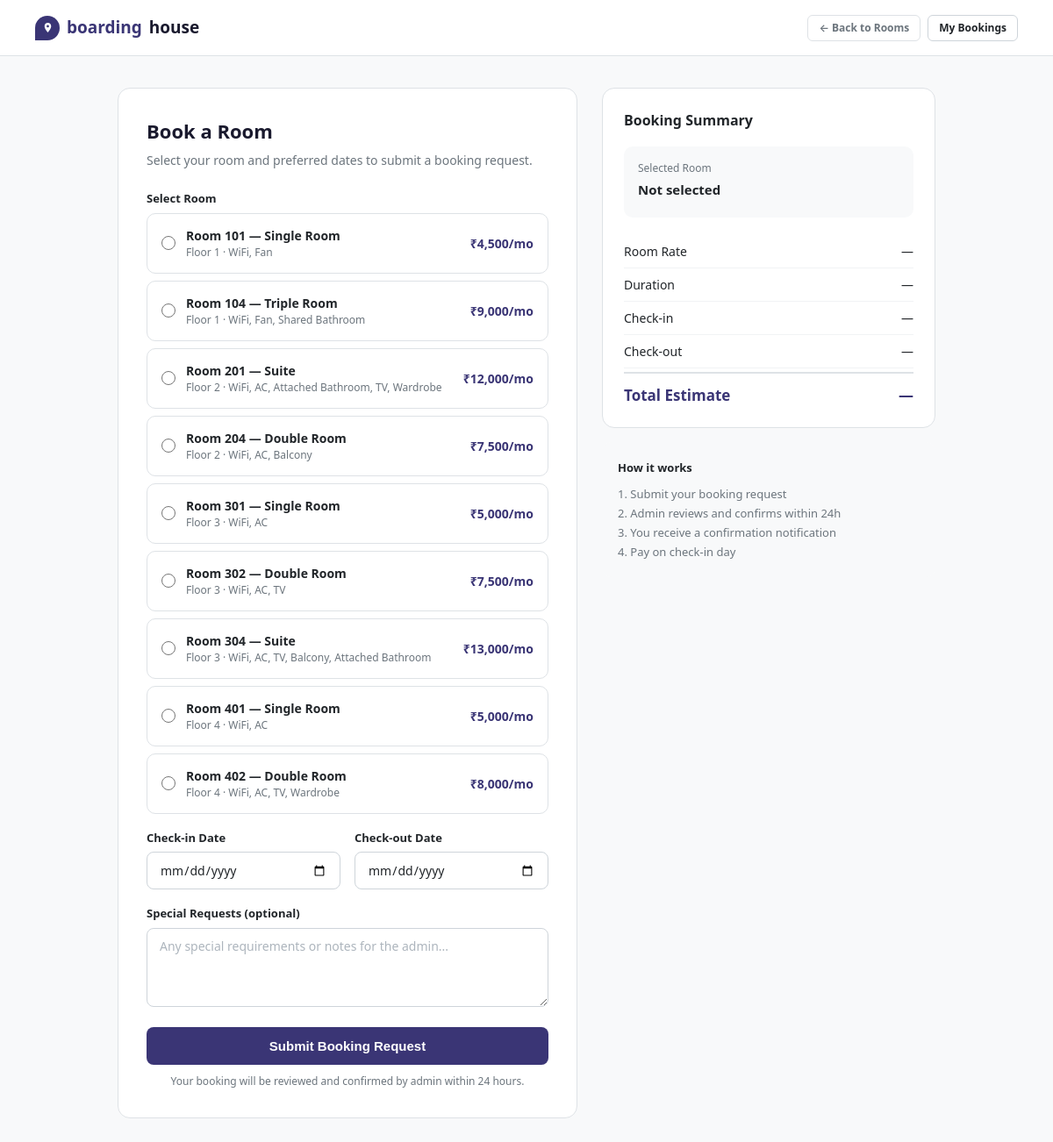
Page /book.php (signed in) on the committed database.
### tables this page shows
CREATE TABLE `rooms` (
  `id`          INT(11)       NOT NULL AUTO_INCREMENT,
  `room_number` VARCHAR(20)   NOT NULL UNIQUE,
  `room_type`   VARCHAR(60)   NOT NULL,
  `floor`       INT(3)        NOT NULL DEFAULT 1,
  `capacity`    INT(3)        NOT NULL DEFAULT 1,
  `price`       DECIMAL(10,2) NOT NULL,
  `amenities`   VARCHAR(300)  DEFAULT NULL,
  `description` TEXT          DEFAULT NULL,
  `status`      ENUM('available','reserved','occupied','maintenance')
                              NOT NULL DEFAULT 'available',
  `created_at`  DATETIME      NOT NULL DEFAULT CURRENT_TIMESTAMP,
  PRIMARY KEY (`id`)
);

### book.php (the view, shortened to what this page needs)
<?php
require_once 'db.php';
$room = null;
$error = ''; $success = '';
$allRooms = $pdo->query("SELECT * FROM rooms WHERE status='available' ORDER BY room_number")->fetchAll();
?>
<!DOCTYPE html>
<html lang="en">
<head>
<link rel="stylesheet" href="style.css">
</head>
<body>
<nav class="page-navbar">
  <a href="index.php" class="nav-logo">
    <div class="logo-pin"><svg viewBox="0 0 24 24"><path d="M12 2C8.13 2 5 5.13 5 9c0 5.25 7 13 7 13s7-7.75 7-13c0-3.87-3.13-7-7-7zm0 9.5c-1.38 0-2.5-1.12-2.5-2.5S10.62 6.5 12 6.5s2.5 1.12 2.5 2.5S13.38 11.5 12 11.5z"/></svg></div>
    <span style="color:var(--red)">boarding</span><span style="color:var(--navy)">house</span>
  </a>
  <div style="display:flex;gap:8px;">
    <a href="rooms.php" class="btn btn-ghost btn-sm">← Back to Rooms</a>
    <a href="my_bookings.php" class="btn btn-outline btn-sm">My Bookings</a>
  </div>
</nav>
<div class="book-page">
  <div class="book-form-card">
    <h1>Book a Room</h1>
    <p class="sub">Select your room and preferred dates to submit a booking request.</p>
    <?php if(!$success): ?>
    <form method="POST" id="bookForm">
      <div class="form-group">
        <label class="form-label">Select Room</label>
        <?php foreach($allRooms as $r): ?>
        <label class="room-select-card <?= ($room && $room['id']==$r['id']) ? 'selected' : '' ?>" onclick="selectRoom(this, <?= $r['price'] ?>, '<?= htmlspecialchars($r['room_number']) ?>', '<?= htmlspecialchars($r['room_type']) ?>')">
          <input type="radio" name="room_id" value="<?= $r['id'] ?>" <?= ($room && $room['id']==$r['id']) ? 'checked' : '' ?> required>
          <div style="flex:1;">
            <div style="font-weight:700;">Room <?= htmlspecialchars($r['room_number']) ?> — <?= htmlspecialchars($r['room_type']) ?></div>
            <div style="font-size:12px;color:var(--muted);">Floor <?= $r['floor']??1 ?> · <?= htmlspecialchars($r['amenities']??'') ?></div>
          </div>
          <div style="font-weight:800;color:var(--red);">₹<?= number_format($r['price']) ?>/mo</div>
        </label>
        <?php endforeach; ?>
      </div>
      <div class="date-row">
        <div class="form-group">
          <label class="form-label">Check-in Date</label>
          <input type="date" name="check_in" id="checkIn" class="form-control" min="<?= date('Y-m-d') ?>" required onchange="calcTotal()">
        </div>
        <div class="form-group">
          <label class="form-label">Check-out Date</label>
          <input type="date" name="check_out" id="checkOut" class="form-control" min="<?= date('Y-m-d', strtotime('+1 month')) ?>" required onchange="calcTotal()">
        </div>
      </div>
      <div class="form-group">
        <label class="form-label">Special Requests (optional)</label>
        <textarea name="notes" class="form-control" placeholder="Any special requirements or notes for the admin..."></textarea>
      </div>
      <button type="submit" class="btn btn-primary btn-full" style="padding:13px;font-size:15px;">Submit Booking Request</button>
      <p style="font-size:12px;color:var(--muted);text-align:center;margin-top:10px;">Your booking will be reviewed and confirmed by admin within 24 hours.</p>
    </form>
    <?php endif; ?>
  </div>
  <div>
    <div class="price-summary">
      <h3>Booking Summary</h3>
      <div class="room-info-box">
        <div style="font-size:12px;color:var(--muted);margin-bottom:4px;">Selected Room</div>
        <h4 id="summRoomNum"><?= $room ? 'Room '.$room['room_number'] : 'Not selected' ?></h4>
      </div>
      <div class="summary-row"><span>Room Rate</span><span id="summRate"><?= $room ? '₹'.number_format($room['price']).'/mo' : '—' ?></span></div>
      <div class="summary-row"><span>Duration</span><span id="summDuration">—</span></div>
      <div class="summary-row"><span>Check-in</span><span id="summIn">—</span></div>
      <div class="summary-row"><span>Check-out</span><span id="summOut">—</span></div>
      <div class="summary-total"><span>Total Estimate</span><span id="summTotal"><?= $room ? '₹'.number_format($room['price']) : '—' ?></span></div>
    </div>
    <div style="background:var(--offwhite);border-radius:12px;padding:18px;margin-top:16px;font-size:13px;color:var(--muted);line-height:1.7;">
      <div style="font-weight:700;color:var(--text);margin-bottom:8px;">How it works</div>
      <div>1. Submit your booking request</div>
      <div>2. Admin reviews and confirms within 24h</div>
      <div>3. You receive a confirmation notification</div>
      <div>4. Pay on check-in day</div>
    </div>
  </div>
</div>
</body>
</html>

### style.css (style rules this page uses)
*, *::before, *::after { margin: 0; padding: 0; box-sizing: border-box; }
:root { --red: #3a3575; --red2: #1e397c; --red-light: #fdecea; --navy: #1a1a2e; --navy2: #16213e; --navy3: #0f3460; --white: #ffffff; --offwhite: #f8f9fa; --light: #f1f3f5; --border: #dee2e6; --border2: #ced4da; --text: #212529; --muted: #6c757d; --green: #2d9e6b; --green-light: #e8f5e9; --amber: #f4a62a; --amber-light: #fff8e1; --blue: #3a86ff; --sidebar-w: 220px; --topbar-h: 56px; }
body { font-family: 'Segoe UI', system-ui, -apple-system, sans-serif; background: var(--offwhite); color: var(--text); font-size: 14px; line-height: 1.5; }
a { text-decoration: none; color: inherit; }
.btn { display: inline-flex; align-items: center; gap: 6px; padding: 9px 18px; border-radius: 8px; font-size: 14px; font-weight: 600; cursor: pointer; border: none; transition: all .18s; }
.btn-primary { background: var(--red); color: #fff; }
.btn-outline { background: transparent; color: var(--text); border: 1.5px solid var(--border2); }
.btn-ghost { background: transparent; color: var(--muted); border: 1px solid var(--border); }
.btn-sm { padding: 5px 12px; font-size: 12px; border-radius: 6px; }
.btn-full { width: 100%; justify-content: center; }
.form-group { margin-bottom: 18px; }
.form-label { display: block; font-size: 13px; font-weight: 600; color: var(--text); margin-bottom: 6px; }
.form-control { width: 100%; padding: 10px 14px; border: 1.5px solid var(--border2); border-radius: 8px; font-size: 14px; color: var(--text); background: #fff; transition: border-color .15s; font-family: inherit; }
.form-control::placeholder { color: #adb5bd; }
textarea.form-control { resize: vertical; min-height: 90px; }

### book.php (style rules this page uses)
body { background: var(--offwhite); }
.page-navbar { background: #fff; border-bottom: 1px solid var(--border); padding: 0 40px; height: 64px; display: flex; align-items: center; justify-content: space-between; }
.nav-logo { display: flex; align-items: center; gap: 8px; font-size: 19px; font-weight: 800; text-decoration: none; }
.logo-pin { width: 28px; height: 28px; background: var(--red); border-radius: 50% 50% 50% 0; display: flex; align-items: center; justify-content: center; }
.logo-pin svg { width: 13px; height: 13px; fill: #fff; }
.book-page { max-width: 980px; margin: 36px auto; padding: 0 24px; display: grid; grid-template-columns: 1fr 380px; gap: 28px; align-items: start; }
.book-form-card { background: #fff; border-radius: 14px; border: 1px solid var(--border); padding: 32px; }
.book-form-card h1 { font-size: 22px; font-weight: 800; color: var(--navy); margin-bottom: 6px; }
.book-form-card .sub { font-size: 14px; color: var(--muted); margin-bottom: 24px; }
.room-select-card { border: 1.5px solid var(--border); border-radius: 10px; padding: 14px 16px; cursor: pointer; margin-bottom: 8px; transition: all .15s; display: flex; align-items: center; gap: 12px; }
.room-select-card input[type=radio] { accent-color: var(--red); width: 16px; height: 16px; }
.date-row { display: grid; grid-template-columns: 1fr 1fr; gap: 16px; }
.price-summary { background: #fff; border-radius: 14px; border: 1px solid var(--border); padding: 24px; }
.price-summary h3 { font-size: 16px; font-weight: 700; margin-bottom: 18px; }
.summary-row { display: flex; justify-content: space-between; font-size: 14px; padding: 8px 0; border-bottom: 1px solid var(--light); }
.summary-total { display: flex; justify-content: space-between; font-size: 17px; font-weight: 800; color: var(--red); padding-top: 12px; margin-top: 4px; border-top: 2px solid var(--border); }
.room-info-box { background: var(--offwhite); border-radius: 10px; padding: 16px; margin-bottom: 20px; }
.room-info-box h4 { font-size: 15px; font-weight: 700; margin-bottom: 4px; }

### rows in the picture
rooms: room_number "101", room_type "Single Room", floor "1", amenities "WiFi, Fan", price "4,500"
rooms: room_number "104", room_type "Triple Room", floor "1", amenities "WiFi, Fan, Shared Bathroom", price "9,000"
rooms: room_number "201", room_type "Suite", floor "2", amenities "WiFi, AC, Attached Bathroom, TV, Wardrobe", price "12,000"
rooms: room_number "204", room_type "Double Room", floor "2", amenities "WiFi, AC, Balcony", price "7,500"
rooms: room_number "301", room_type "Single Room", floor "3", amenities "WiFi, AC", price "5,000"
rooms: room_number "302", room_type "Double Room", floor "3", amenities "WiFi, AC, TV", price "7,500"
rooms: room_number "304", room_type "Suite", floor "3", amenities "WiFi, AC, TV, Balcony, Attached Bathroom", price "13,000"
rooms: room_number "401", room_type "Single Room", floor "4", amenities "WiFi, AC", price "5,000"
rooms: room_number "402", room_type "Double Room", floor "4", amenities "WiFi, AC, TV, Wardrobe", price "8,000"
